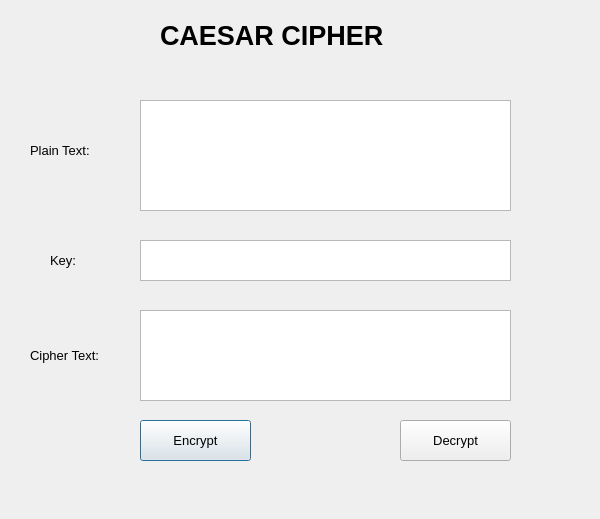
<?xml version="1.0" encoding="UTF-8"?>
<ui version="4.0">
 <class>CaesarCipher</class>
 <widget class="QDialog" name="CaesarCipher">
  <property name="geometry">
   <rect>
    <x>0</x>
    <y>0</y>
    <width>600</width>
    <height>519</height>
   </rect>
  </property>
  <property name="windowTitle">
   <string>Dialog</string>
  </property>
  <widget class="QLabel" name="label">
   <property name="geometry">
    <rect>
     <x>160</x>
     <y>20</y>
     <width>281</width>
     <height>31</height>
    </rect>
   </property>
   <property name="font">
    <font>
     <pointsize>20</pointsize>
     <weight>75</weight>
     <bold>true</bold>
    </font>
   </property>
   <property name="text">
    <string>CAESAR CIPHER</string>
   </property>
  </widget>
  <widget class="QLabel" name="label_2">
   <property name="geometry">
    <rect>
     <x>30</x>
     <y>130</y>
     <width>81</width>
     <height>41</height>
    </rect>
   </property>
   <property name="font">
    <font>
     <pointsize>10</pointsize>
    </font>
   </property>
   <property name="text">
    <string>Plain Text:</string>
   </property>
  </widget>
  <widget class="QLabel" name="label_3">
   <property name="geometry">
    <rect>
     <x>50</x>
     <y>240</y>
     <width>55</width>
     <height>41</height>
    </rect>
   </property>
   <property name="font">
    <font>
     <pointsize>10</pointsize>
    </font>
   </property>
   <property name="text">
    <string>Key:</string>
   </property>
  </widget>
  <widget class="QPlainTextEdit" name="txt_plain_text">
   <property name="geometry">
    <rect>
     <x>140</x>
     <y>100</y>
     <width>371</width>
     <height>111</height>
    </rect>
   </property>
  </widget>
  <widget class="QPlainTextEdit" name="txt_key">
   <property name="geometry">
    <rect>
     <x>140</x>
     <y>240</y>
     <width>371</width>
     <height>41</height>
    </rect>
   </property>
  </widget>
  <widget class="QPlainTextEdit" name="txt_cipher_text">
   <property name="geometry">
    <rect>
     <x>140</x>
     <y>310</y>
     <width>371</width>
     <height>91</height>
    </rect>
   </property>
  </widget>
  <widget class="QLabel" name="label_4">
   <property name="geometry">
    <rect>
     <x>30</x>
     <y>330</y>
     <width>91</width>
     <height>51</height>
    </rect>
   </property>
   <property name="font">
    <font>
     <pointsize>10</pointsize>
    </font>
   </property>
   <property name="text">
    <string>Cipher Text:</string>
   </property>
  </widget>
  <widget class="QPushButton" name="btn_encrypt">
   <property name="geometry">
    <rect>
     <x>140</x>
     <y>420</y>
     <width>111</width>
     <height>41</height>
    </rect>
   </property>
   <property name="font">
    <font>
     <pointsize>10</pointsize>
    </font>
   </property>
   <property name="text">
    <string>Encrypt</string>
   </property>
  </widget>
  <widget class="QPushButton" name="btn_decrypt">
   <property name="geometry">
    <rect>
     <x>400</x>
     <y>420</y>
     <width>111</width>
     <height>41</height>
    </rect>
   </property>
   <property name="font">
    <font>
     <pointsize>10</pointsize>
    </font>
   </property>
   <property name="text">
    <string>Decrypt</string>
   </property>
  </widget>
 </widget>
 <resources/>
 <connections/>
</ui>
